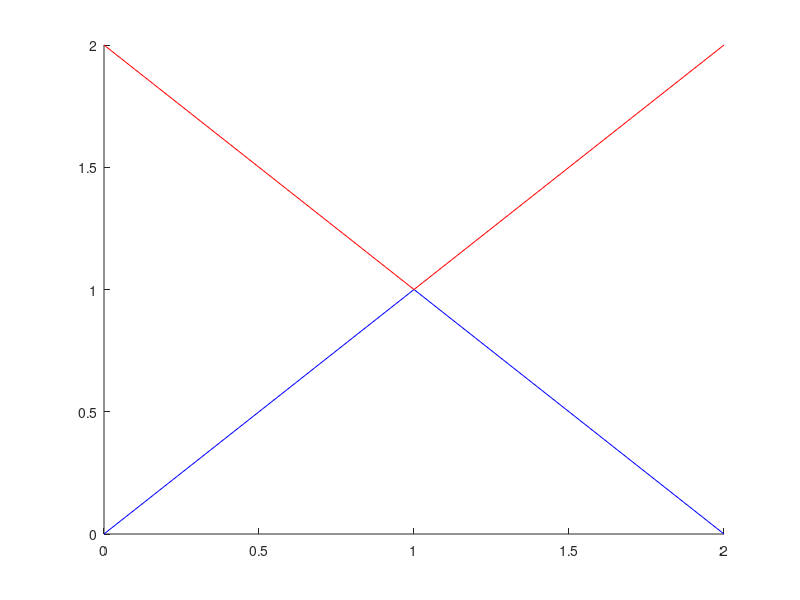

The MATLAB source for this figure:
f = figure(40);
base = line([0, 1, 2], [0, 1, 0]);
styled = line('XData', [0, 1, 2], 'YData', [2, 1, 2], 'Color', 'r', 'DisplayName', "Styled");

base_type = get(base, 'Type');
base_color = get(base, 'Color');
styled_name = get(styled, 'DisplayName');
styled_color = get(styled, 'Color');

set(base, 'Color', [0, 0, 1]);
updated_base_color = get(base, 'Color');
red_lines = findobj(f, 'Color', [1, 0, 0]);
blue_lines = findobj(f, 'Color', [0, 0, 1]);
